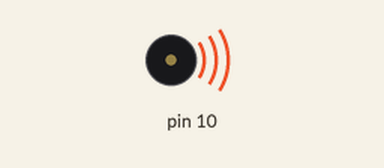
Bench run of a sketch on a simulated Arduino Uno, built with avr-gcc and run on an emulated ATmega328P. Parts: buzzer (waves = sounding).

Above: at 1.65 s.
At 4.35 s:
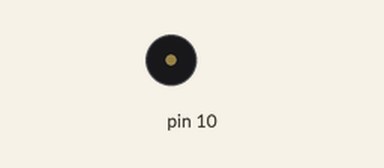
Timing chart, 0 to 4.7 s (numbered marks = the images above):
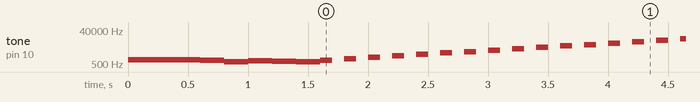

The sketch:

altavoz1.ino
```cpp
void setup() {
  // put your setup code here, to run once:
tone(10, 880, 500);
delay(200);
noTone(200);
tone(10, 880, 250);
delay(200);
noTone(200);
tone(10, 880, 250);
delay(200);
noTone(200);
tone(10, 830.61, 250);
delay(200);
noTone(200);
tone(10, 659.26, 250);
delay(200);
noTone(200);
tone(10, 783.99, 250);
delay(200);
noTone(200);
tone(10, 698.46, 250);
delay(200);
noTone(200);
tone(10, 659.26, 200);
delay(200);
noTone(200);
}
void loop() {
  // put your main code here, to run repeatedly:
for (int frecuencia = 830.61; frecuencia <1450,98; frecuencia = frecuencia * 1.20){
  tone(10, frecuencia, 100);
  delay(100);
noTone(100);
  delay(100);
}
for (int frecuencia = 600; frecuencia > 295; frecuencia = frecuencia -20){
  tone(10, frecuencia, 100);
  delay(100);

}

}
```

Measured:
- by itself, tone on pin 10: plays 880 Hz for 0.60 s, 830 Hz for 0.20 s, 659 Hz for 0.20 s, 783 Hz for 0.20 s, 698 Hz for 0.20 s, 659 Hz for 0.20 s … (648 notes in this stretch)
